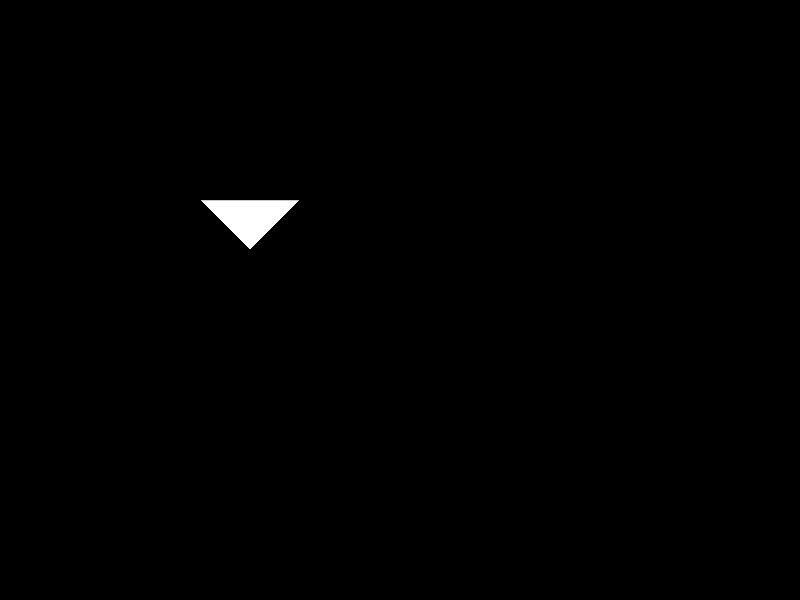
Frame 1 (no input)
Frame 60 (no input): identical to frame 1, image omitted
Frame 120 (the mouse pressed at the canvas centre since frame 60): identical to frame 1, image omitted

The p5.js sketch that drew this single still picture (run headless with seeded random() and noise() and a simulated clock; from frame 60 on, the mouse is pressed at the canvas centre):

// p5.js sketch
// ── sketch.js
//position variables
var posX = 200;
var posY = 200;
var posZ = 250;
var posA = 250;
var posT = 300;
// speed variables
var speedX = 5;
var speedY = 5;
var speedZ = 5;
var speedA = 5;
var speedT = 5;


function setup() {
 var myCanvas = createCanvas(800, 600);

 frameRate(120);

}

function draw() {
 background(0);
 triangle(posX,posY,posZ,posA,posT,posY)



}

function mouseClicked() {
   // when the user clicks the mouse,
   // put the position of the object where the mouse is
 posX = mouseX;
 posY = mouseY;
 posZ = mouseZ;
 posA = mouseA;
 posT = mouseT;
// and make the speed a small fraction of the position
 speedX = round(mouseX/100);
 speedY = round(mouseY/100);
 speedZ = round(mouseZ/100);
 speedA = round(mouseA/100);
 speedT = round(mouseT/100);
}
